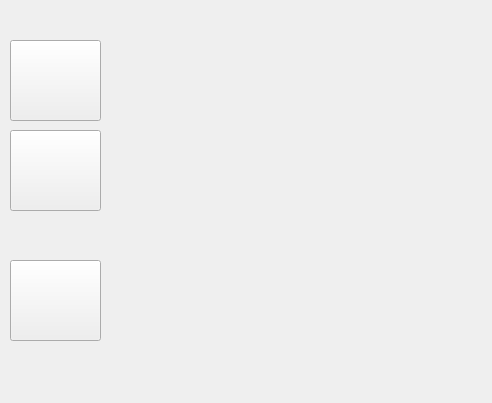
<?xml version="1.0" encoding="UTF-8"?>
<ui version="4.0">
 <class>CToggl</class>
 <widget class="QWidget" name="CToggl">
  <property name="geometry">
   <rect>
    <x>0</x>
    <y>0</y>
    <width>492</width>
    <height>403</height>
   </rect>
  </property>
  <property name="windowTitle">
   <string>Form</string>
  </property>
  <widget class="QPushButton" name="ButtonDes">
   <property name="geometry">
    <rect>
     <x>10</x>
     <y>40</y>
     <width>91</width>
     <height>81</height>
    </rect>
   </property>
   <property name="text">
    <string/>
   </property>
  </widget>
  <widget class="QWidget" name="verticalLayoutWidget">
   <property name="geometry">
    <rect>
     <x>110</x>
     <y>40</y>
     <width>371</width>
     <height>351</height>
    </rect>
   </property>
   <layout class="QVBoxLayout" name="verticalLayout"/>
  </widget>
  <widget class="QPushButton" name="ButtonSettings">
   <property name="geometry">
    <rect>
     <x>10</x>
     <y>130</y>
     <width>91</width>
     <height>81</height>
    </rect>
   </property>
   <property name="text">
    <string/>
   </property>
  </widget>
  <widget class="QPushButton" name="ButtonStart">
   <property name="geometry">
    <rect>
     <x>10</x>
     <y>260</y>
     <width>91</width>
     <height>81</height>
    </rect>
   </property>
   <property name="text">
    <string/>
   </property>
  </widget>
  <widget class="QLabel" name="UserName">
   <property name="geometry">
    <rect>
     <x>20</x>
     <y>10</y>
     <width>451</width>
     <height>18</height>
    </rect>
   </property>
   <property name="text">
    <string/>
   </property>
  </widget>
 </widget>
 <resources/>
 <connections/>
</ui>
